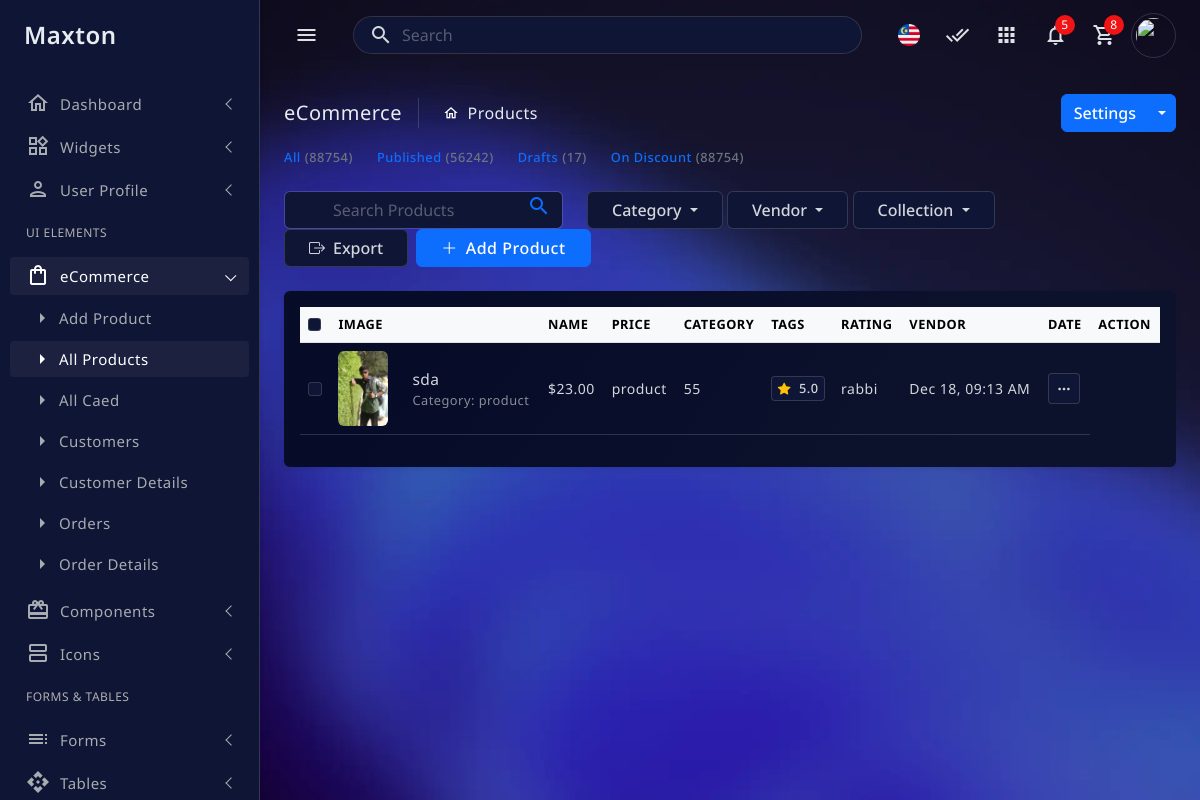
The app's page /management/all_products/ with its own data.
### management/models.py (models this page shows, shortened)
class Product(models.Model):
    category = models.ForeignKey(Category, on_delete=models.CASCADE, related_name='products', default=1)
    brand = models.ForeignKey(Brand, on_delete=models.CASCADE)
    title = models.CharField(max_length=255, null=True, blank=True)
    description = models.TextField(null=True, blank=True)
    vendor = models.ForeignKey(Vendor, on_delete=models.SET_NULL, null=True, blank=True, related_name='products')
    price = models.DecimalField(max_digits=10, decimal_places=2)
    sale_price = models.DecimalField(max_digits=10, decimal_places=2)
    regular_price = models.DecimalField(max_digits=10, decimal_places=2, null=True, blank=True)
    add_stock = models.PositiveIntegerField(default=0)
    restock_quantity = models.PositiveIntegerField(default=0)
    shipping_fee = models.DecimalField(max_digits=6, decimal_places=2, default=0.00)
    global_delivery = models.BooleanField(default=False)
    selected_countries = models.ManyToManyField('Country', blank=True, related_name='products_in_country')
    category = models.ForeignKey(Category, on_delete=models.CASCADE, related_name='products')
    tags = models.CharField(max_length=100, unique=True)
    collections = models.ManyToManyField(Collection, related_name='products', blank=True)
    updated = models.DateTimeField(auto_now=True)
    images = models.ImageField(upload_to='product_images/')
    attributes = models.JSONField(null=True, blank=True, help_text="Product's extra attributes like size, color, etc.")
    shipping_method = models.CharField(max_length=50, choices=[('seller', 'Fulfilled by Seller'), ('admin', 'Fulfilled by Admin')], default='admin')
    is_fragile = models.BooleanField(default=False)
    is_biodegradable = models.BooleanField(default=False)
    is_frozen = models.CharField(max_length=255, null=True, blank=True)
    max_temperature = models.DecimalField(max_digits=5, decimal_places=2, null=True, blank=True)
    expiry_date =  models.DateTimeField(null=True, blank=True)
    product_id_type = models.CharField(max_length=20, choices=[('ISBN', 'ISBN'), ('UPC', 'UPC'), ('EAN', 'EAN'), ('JAN', 'JAN')], default='ISBN')
    product_id = models.CharField(max_length=255, null=True, blank=True)
    sku = models.CharField(max_length=100, unique=True)
    color = models.CharField(max_length=100, null=True, blank=True)
    size = models.CharField(max_length=50, null=True, blank=True)

class Category(models.Model):
    name = models.CharField(max_length=255)
    def __str__(self):
        return self.name

class Vendor(models.Model):
    name = models.CharField(max_length=255)
    def __str__(self):
        return self.name

### management/views.py (the view, shortened to what this page needs)
# urls.py: path('all_products/', all_product, name='all_product'),
def all_product(request):
    products = Product.objects.all()
    search = request.GET.get('search')
    if search:
        products = products.filter(Q(title__icontains=search) | Q(description__icontains=search))
    category_name = request.GET.get('category')
    if category_name:
        try:
            category = Category.objects.get(name=category_name)  # Adjust if using slug or other identifier
            products = products.filter(category=category)
        except Category.DoesNotExist:
            products = products.none()  # In case no category matches
    vendor = request.GET.get('vendor')
    if vendor:
        try:
            vendor_id = int(vendor)  # Ensure vendor is an integer
            products = products.filter(vendor=vendor_id)
        except (ValueError, TypeError):
            products = products.none()
    collection = request.GET.get('collection')
    context = {
        'products': products,
        'categories': Category.objects.values_list('name', flat=True).distinct(),
        'vendors': Product.objects.values_list('vendor', flat=True).distinct(),
        'collections': Collection.objects.values_list('name', flat=True).distinct(),  # Fetch directly from Collection  # Query directly from Collection
    }
    return render(request, 'management/all_product.html', context)

### management/templates/management/all_product.html (shortened to what this page needs)
{% extends 'management/base.html' %}
{% load static %}
{% block content %}
  <main class="main-wrapper">
    <div class="main-content">
      <div class="page-breadcrumb d-none d-sm-flex align-items-center mb-3">
        <div class="breadcrumb-title pe-3">eCommerce</div>
        <div class="ps-3">
          <nav aria-label="breadcrumb">
            <ol class="breadcrumb mb-0 p-0">
              <li class="breadcrumb-item active" aria-current="page">Products</li>
            </ol>
          </nav>
        </div>
        <div class="ms-auto">
          <div class="btn-group">
            <button type="button" class="btn btn-primary">Settings</button>
            <button type="button" class="btn btn-primary split-bg-primary dropdown-toggle dropdown-toggle-split"
              data-bs-toggle="dropdown"> <span class="visually-hidden">Toggle Dropdown</span>
            </button>
          </div>
        </div>
      </div>
      <div class="product-count d-flex align-items-center gap-3 gap-lg-4 mb-4 fw-medium flex-wrap font-text1">
        <a href="javascript:;"><span class="me-1">All</span><span class="text-secondary">(88754)</span></a>
        <a href="javascript:;"><span class="me-1">Published</span><span class="text-secondary">(56242)</span></a>
        <a href="javascript:;"><span class="me-1">Drafts</span><span class="text-secondary">(17)</span></a>
        <a href="javascript:;"><span class="me-1">On Discount</span><span class="text-secondary">(88754)</span></a>
      </div>
      <div class="row">
        <div class="col-auto">
          <div class="position-relative">
            <form method="GET" action="">
              <input
                class="form-control px-5" type="search" placeholder="Search Products"
                type="search"
                name="search"
                placeholder="Search Products"
                id="searchProduct"
                value="{{ request.GET.search|default:'' }}">
              <button type="submit" class="position-absolute btn btn-link end-0 top-50 translate-middle-y fs-5 border-0">
                <span class="material-icons-outlined">search</span>
              </button>
            </form>
          </div>
      </div>
        <div class="col-auto flex-grow-1 overflow-auto">
          <div class="btn-group position-static">
            <button type="button" class="btn btn-filter dropdown-toggle px-4" data-bs-toggle="dropdown" aria-expanded="false">
              Category
            </button>
          </div>
          <div class="btn-group position-static">
            <button type="button" class="btn btn-filter dropdown-toggle px-4" data-bs-toggle="dropdown" aria-expanded="false">
              Vendor
            </button>
          </div>
          <div class="btn-group position-static">
            <button type="button" class="btn btn-filter dropdown-toggle px-4" data-bs-toggle="dropdown" aria-expanded="false">
              Collection
            </button>
          </div>
        </div>
        <div class="col-auto">
          <div class="d-flex align-items-center gap-2 justify-content-lg-end">
            <button class="btn btn-filter px-4">
              <i class="bi bi-box-arrow-right me-2"></i>Export
          </button>
            <a href="{% url 'management:add_product' %}" class="btn btn-primary px-4"><i class="bi bi-plus-lg me-2"></i>Add Product</a>
          </div>
        </div>
      </div>
      <div class="card mt-4">
        <div class="card-body">
          <div class="product-table">
            <div class="table-responsive white-space-nowrap">
              <table class="table align-middle">
                <thead class="table-light">
                    <tr>
                        <th><input class="form-check-input" type="checkbox"></th>
                        <th>Image</th>
                        <th>Name</th>
                        <th>Price</th>
                        <th>Category</th>
                        <th>Tags</th>
                        <th>Rating</th>
                        <th>Vendor</th>
                        <th>Date</th>
                        <th>Action</th>
                    </tr>
                </thead>
                <tbody>
                    {% for product in products %}
                    <tr>
                        <td><input class="form-check-input" type="checkbox"></td>
                        <td>
                            <div class="d-flex align-items-center gap-4">
                                <div class="product-box">
                                    {% if product.images %}
                                    <img src="{{ product.images.url }}" width="50" class="rounded-2" alt="{{ product.title }}">
                                    {% else %}
                                    <img src="{% static 'assets/images/default.png' %}" width="70" class="rounded-3" alt="Default Image">
                                    {% endif %}
                                </div>
                                <div class="product-info">
                                  {% for product in products %}
                                    <a href="#" class="product-title">{{ product.title }}</a>
                                    {% endfor %}
                                    <p class="mb-0 product-category">Category: {{ product.category }}</p>
                                </div>
                            </div>
                        </td>
                        {% for product in products %}
                        <td>${{ product.price }}</td>
                        {% endfor %}
                        <td>{{ product.category }}</td>
                        <td>{{ product.tags }}</td>
                        <td>
                            <div class="product-rating">
                                <i class="bi bi-star-fill text-warning me-2"></i><span>5.0</span>
                            </div>
                        </td>
                        <td>{{ product.vendor }}</td>
                        <td>{{ product.updated|date:"M d, h:i A" }}</td>
                        <td>
                            <div class="dropdown">
                                <button class="btn btn-sm btn-filter dropdown-toggle dropdown-toggle-nocaret" type="button" data-bs-toggle="dropdown">
                                    <i class="bi bi-three-dots"></i>
                                </button>
                            </div>
                        </td>
                    </tr>
                    {% endfor %}
                </tbody>
            </table>
            </div>
          </div>
        </div>
      </div>
    </div>
  </main>
  {% endblock %}

### records on screen
Product: images (picture), title "sda", category "product", price "23.00", tags "55", vendor "rabbi", updated "Dec 18, 09:13 AM"
